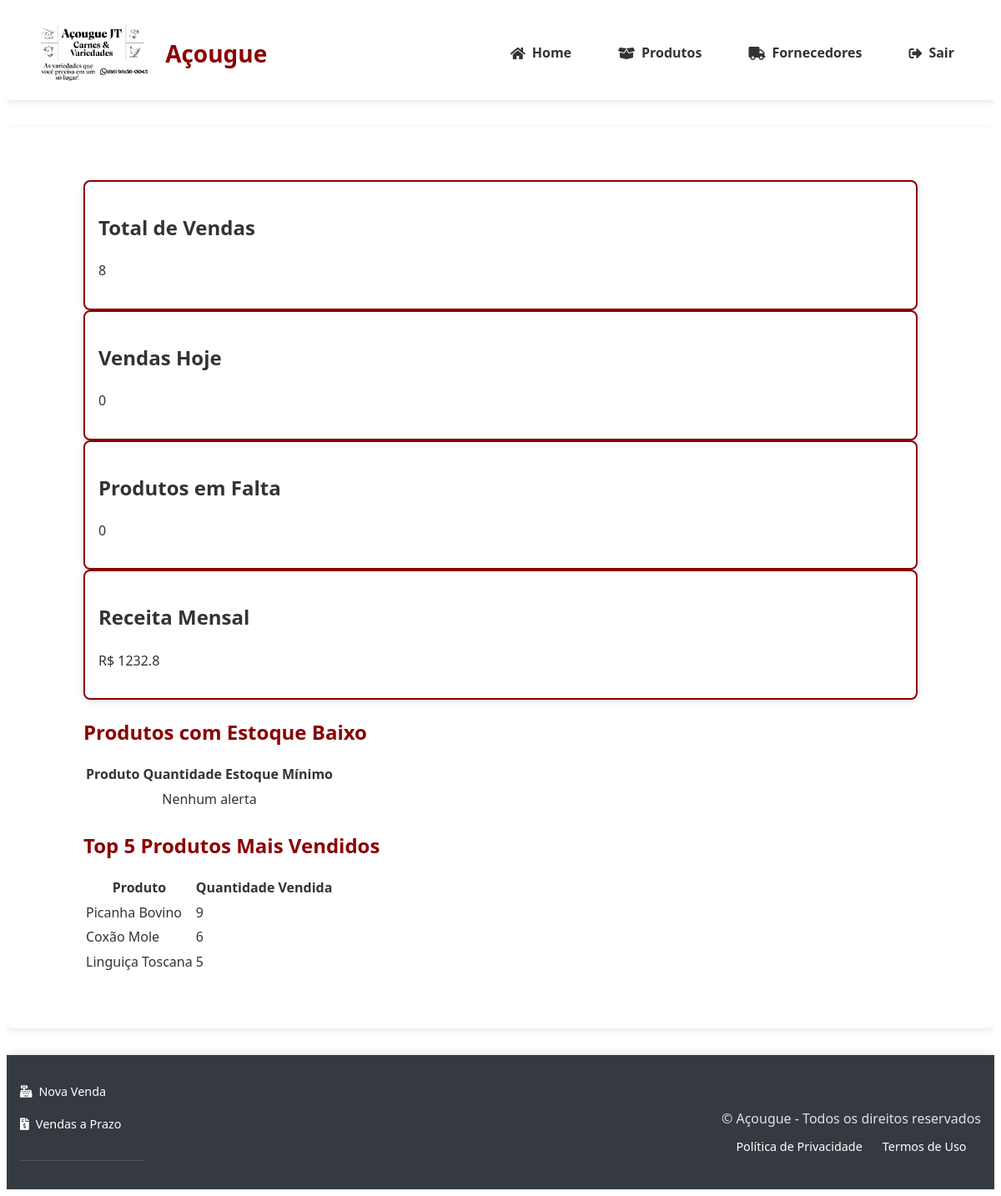
The page /dashboard (signed in) on the database as committed earlier.
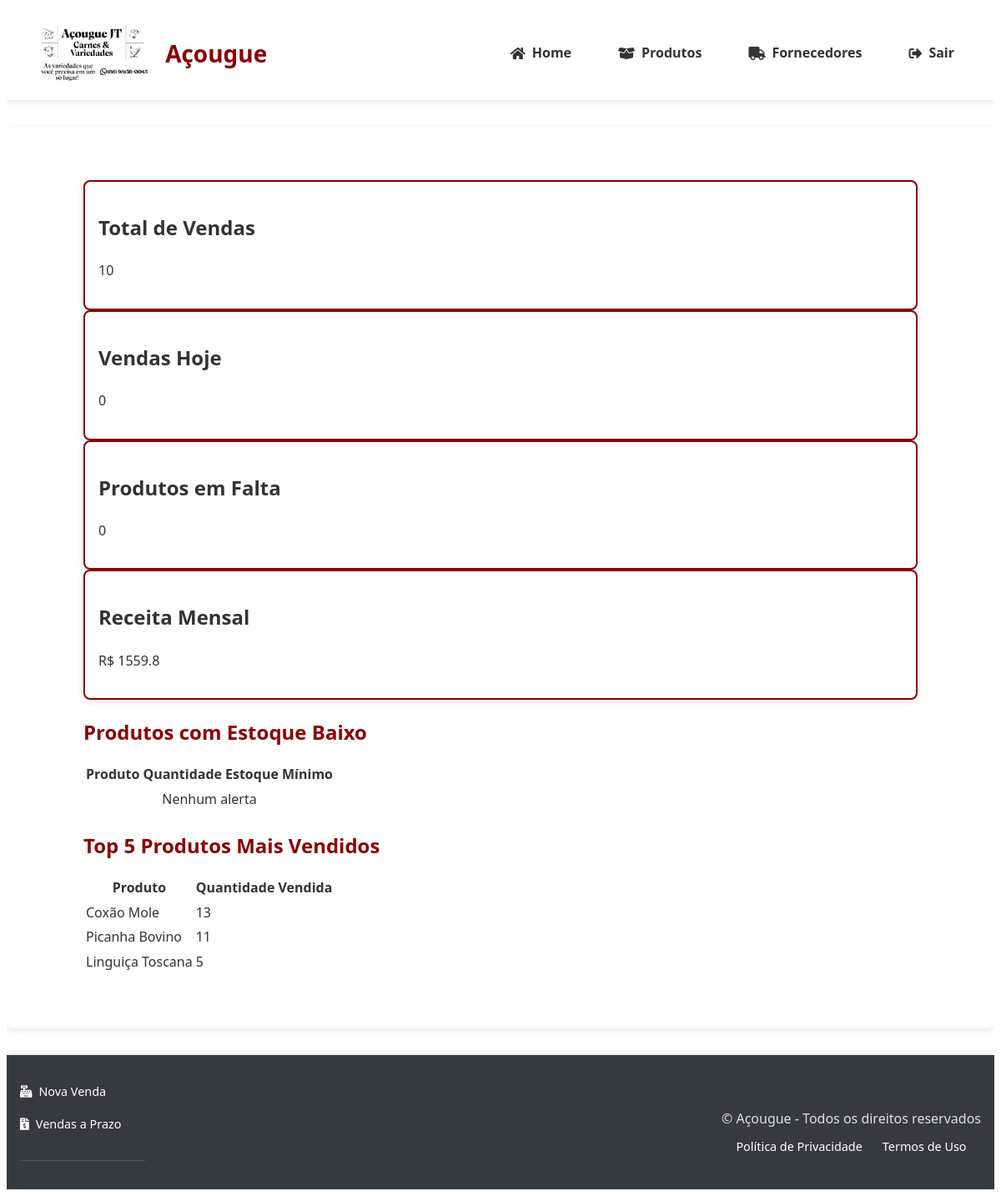
The same page on the database as committed later.
### tables this page shows
CREATE TABLE produtos (
                id INTEGER PRIMARY KEY AUTOINCREMENT,
                nome TEXT NOT NULL,
                descricao TEXT,
                categoria TEXT NOT NULL,
                preco DECIMAL(10,2) NOT NULL,
                quantidade INTEGER NOT NULL,
                estoque_minimo INTEGER DEFAULT 0,
                codigo_barras TEXT UNIQUE,
                foto TEXT,
                fornecedor_id INTEGER REFERENCES fornecedores(id) ON DELETE SET NULL,
                data_validade DATE,
                created_at TIMESTAMP DEFAULT CURRENT_TIMESTAMP,
                updated_at TIMESTAMP DEFAULT CURRENT_TIMESTAMP,
                tipo_venda TEXT NOT NULL DEFAULT 'unidade'
            );

### app.py (the view, shortened to what this page needs)
@app.route('/dashboard')
@login_required
def dashboard():
    if session['role'] == 'gerente':
        with get_db_connection() as conn:
            cursor = conn.cursor()
            cursor.execute("SELECT COUNT(*) as total FROM vendas")
            total_vendas = cursor.fetchone()['total']
            cursor.execute("SELECT SUM(total) as total_hoje FROM vendas WHERE DATE(data) = DATE('now')")
            total_hoje = cursor.fetchone()['total_hoje'] or 0
            cursor.execute("SELECT COUNT(*) as hoje FROM vendas WHERE DATE(data) = DATE('now')")
            vendas_hoje = cursor.fetchone()['hoje']
            cursor.execute("SELECT COUNT(*) as falta FROM produtos WHERE quantidade < estoque_minimo")
            total_produtos_falta = cursor.fetchone()['falta']
            cursor.execute("""
                SELECT
                    COALESCE(SUM(total), 0) as receita_mensal,
                    COALESCE(AVG(total), 0) as media_ticket
                FROM vendas
                WHERE strftime('%Y-%m', data) = strftime('%Y-%m', 'now')
            """)
            financeiro = cursor.fetchone()
            receita_mensal = financeiro['receita_mensal']
            media_ticket = financeiro['media_ticket']
            cursor.execute("""
                SELECT metodo_pagamento, COUNT(*) as total, SUM(total) as valor_total
                FROM vendas
                GROUP BY metodo_pagamento
            """)
            sales_por_metodo = [dict(row) for row in cursor.fetchall()]
            cursor.execute("""
                SELECT
                    DATE(data) as data,
                    COUNT(*) as quantidade_vendas,
                    SUM(total) as total_vendas
                FROM vendas
                WHERE data >= DATE('now', '-7 days')
                GROUP BY DATE(data)
                ORDER BY data ASC
            """)
            vendas_semana = [dict(row) for row in cursor.fetchall()]
            cursor.execute('''
                SELECT nome, quantidade, estoque_minimo, preco
                FROM produtos
                WHERE quantidade < estoque_minimo
                ORDER BY quantidade ASC
            ''')
            alertas_estoque = [dict(row) for row in cursor.fetchall()]
            valor_estoque = sum(item['quantidade'] * item['preco'] for item in alertas_estoque)
            cursor.execute('''
                SELECT
                    p.nome,
                    SUM(vi.quantidade) as quantidade_vendida,
                    SUM(vi.quantidade * vi.preco_unitario) as receita_total
                FROM venda_itens vi
                JOIN produtos p ON vi.produto_id = p.id
                GROUP BY vi.produto_id
                ORDER BY quantidade_vendida DESC
                LIMIT 5
            ''')
            ranking_produtos = [dict(row) for row in cursor.fetchall()]
        return render_template('dashboard_gerente.html',
                             total_vendas=total_vendas,
                             vendas_hoje=vendas_hoje,
                             total_produtos_falta=total_produtos_falta,
                             receita_mensal=receita_mensal,
                             media_ticket=media_ticket,
                             total_hoje=total_hoje,
                             sales_por_metodo=sales_por_metodo,
                             vendas_semana=vendas_semana,
                             alertas_estoque=alertas_estoque,
                             valor_estoque=valor_estoque,
                             ranking_produtos=ranking_produtos)

### app.py (called while the page is built)
@app.context_processor
def utility_processor():
    return {
        'format_currency': lambda value: f"R$ {value:,.2f}".replace(',', '_').replace('.', ',').replace('_', '.'),
        'now': datetime.now
    }

### banco_dados.py (called while the page is built)
@contextmanager
def get_db_connection():
    conn = sqlite3.connect('acougue.db')
    conn.row_factory = sqlite3.Row
    conn.execute("PRAGMA foreign_keys = ON")
    try:
        yield conn
    finally:
        conn.close()

### templates/dashboard_gerente.html (shortened to what this page needs)
{% extends "base.html" %}
{% block content %}
<div class="dashboard-container">
    <div class="cards">
        <div class="card">
            <h2>Total de Vendas</h2>
            <p>{{ total_vendas }}</p>
        </div>
        <div class="card">
            <h2>Vendas Hoje</h2>
            <p>{{ vendas_hoje }}</p>
        </div>
        <div class="card">
            <h2>Produtos em Falta</h2>
            <p>{{ total_produtos_falta }}</p>
        </div>
        <div class="card">
            <h2>Receita Mensal</h2>
            <p>R$ {{ receita_mensal }}</p>
        </div>
    </div>
    <section>
        <h2 style="color: #8B0000; margin-bottom: 1rem;">Produtos com Estoque Baixo</h2>
        <table>
            <thead>
                <tr>
                    <th>Produto</th>
                    <th>Quantidade</th>
                    <th>Estoque Mínimo</th>
                </tr>
            </thead>
            <tbody>
                {% for produto in alertas_estoque %}
                <tr>
                    <td>{{ produto.nome }}</td>
                    <td>{{ produto.quantidade }}</td>
                    <td>{{ produto.estoque_minimo }}</td>
                </tr>
                {% else %}
                <tr>
                    <td colspan="3" style="text-align:center;">Nenhum alerta</td>
                </tr>
                {% endfor %}
            </tbody>
        </table>
    </section>
    <section>
        <h2 style="color: #8B0000; margin-bottom: 1rem;">Top 5 Produtos Mais Vendidos</h2>
        <table>
            <thead>
                <tr>
                    <th>Produto</th>
                    <th>Quantidade Vendida</th>
                </tr>
            </thead>
            <tbody>
                {% for item in ranking_produtos %}
                <tr>
                    <td>{{ item.nome }}</td>
                    <td>{{ item.quantidade_vendida }}</td>
                </tr>
                {% else %}
                <tr>
                    <td colspan="2" style="text-align:center;">Sem dados</td>
                </tr>
                {% endfor %}
            </tbody>
        </table>
    </section>
</div>
{% endblock %}

Rows that differ between the two databases and show on the page:
changed produtos "Coxão Mole": quantidade_vendida "6" → "13"; moves up the list
changed produtos "Picanha Bovino": quantidade_vendida "9" → "11"
Other text that changed with them:
{{ total_vendas }}: "8" → "10"
{{ receita_mensal }}: "1232.8" → "1559.8"
